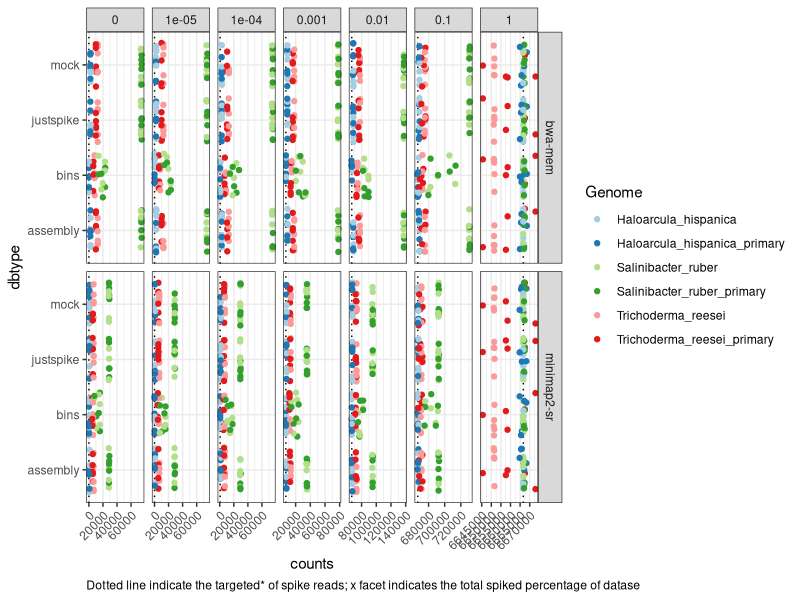
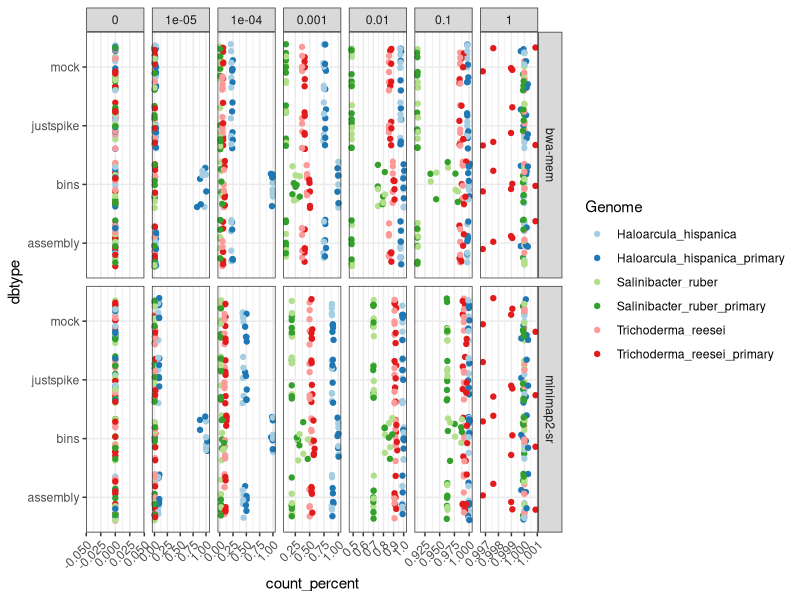

Write R code to recreate these figures, in order. (Note: this script raises an error after producing the figures.)
## ---- chunk 1
library(tidyverse)
library(patchwork)
theme_set(theme_bw())
## ---- chunk 2
#if (!file.exists("benchmarking/data_summary.tsv")) system("scp lilac:/data/brinkvd/users/watersn/spikequant/benchmarking/data_summary.tsv benchmarking/data_summary.tsv")
#if (!file.exists("benchmarking/results/merged_benchmarking_coverage.tsv")) system("scp lilac:/data/brinkvd/users/watersn/spikequant/benchmarking/results/merged_benchmarking_coverage.tsv benchmarking/results/merged_benchmarking_coverage.tsv")

spikes <- c("Haloarcula_hispanica", "Salinibacter_ruber", "Trichoderma_reesei")
spikes_pri <- c("Haloarcula_hispanica_primary", "Salinibacter_ruber_primary", "Trichoderma_reesei_primary" )
# read in the data summary to get the actual totals 
data_summary_most <- read.csv("benchmarking/data_summary.tsv", sep="\t") %>%
  #filter(!grepl("spike0.00000", file)) %>% 
  mutate(
    true_count=as.numeric(gsub(",", "", num_seqs)),
    sample=gsub(".*?_(\\d+_depth.*?_spike.*?)_.*", "\\1", file),
    Genome = gsub(".*?_(\\d+_depth.*?_spike.*?)_(.*).fasta.*", "\\2", file),
    is_spike =Genome %in% c(spikes, spikes_pri)
  ) %>% 
  group_by(sample,is_spike, Genome) %>% 
  summarize(true_count = sum(true_count)) %>%
  ungroup() %>%
  group_by(sample) %>% 
  mutate(total = sum(true_count)) %>%
  ungroup() %>% 
  filter( is_spike)%>% 
  select(sample, Genome, true_count, total) %>% 
  distinct()
# parse the ones lacking any spikes so we still have totals
# the left join with the dummy data makes the merging below more straightforward
data_summary_nospike <- read.csv("benchmarking/data_summary.tsv", sep="\t") %>% 
  filter(grepl("spike0.00000", file)) %>% 
  mutate(
    true_count=as.numeric(gsub(",", "", num_seqs)),
    sample=gsub(".*?_(\\d+_depth.*?_spike.*?)_.*", "\\1", file),
  ) %>% 
 group_by(sample) %>% 
  summarize(total = sum(true_count)) %>% ungroup() %>%
  mutate(true_count=0) %>% 
  left_join(data.frame(true_count=rep(0, length(spikes)), Genome=spikes), relationship= "many-to-many")

data_summary <- bind_rows(data_summary_most,data_summary_nospike) %>% 
  rename("genome_base" = "Genome")
# prepare the same summary but for the _primary ones

tmp <- read.csv("benchmarking/results/merged_benchmarking_coverage.tsv", sep="\t")  %>% 
  rename(rawsample=sample) %>%
  mutate(
    quantref=ifelse(grepl("allseqs", rawsample), "all", "primary"),
    sample=gsub("(.*?)_and.*", "\\1", rawsample),
    dbtype=gsub("(.*?)_and_(.*?)-.*", "\\2", rawsample),
    dbtype=ifelse(dbtype=="spike", "justspike", dbtype),
    aligner=gsub("(.*?)_via_(.*)", "\\2", rawsample),
    target=as.numeric(gsub(".*_spike(.*?)_and.*", "\\1", rawsample)),
    is_spike =Genome %in% c("Haloarcula_hispanica", "Salinibacter_ruber", "Trichoderma_reesei",
                            "Haloarcula_hispanica_primary", "Salinibacter_ruber_primary", "Trichoderma_reesei_primary" )
  ) %>%
  mutate(genome_base = gsub("_primary", "", Genome )) %>% 
  left_join(data_summary, by = c("sample", "genome_base")) %>% 
  group_by(genome_base) %>% 
  mutate(full_genome = max(Length)) %>% 
  ungroup() %>% 
  mutate(counts = (Read_Count * (full_genome/100000))/(Length/100000)) %>% 
  select(sample, dbtype, quantref, aligner, is_spike, target, Genome, Length, genome_base, full_genome, Read_Count, counts, true_count, total) %>% 
  mutate(count_deviation_percent = (counts-true_count)/(true_count)) %>% 
  mutate(count_percent = true_count/counts)

if (interactive()){
View(tmp %>% filter(is_spike) %>% filter(grepl("1_depth10000000_spike0.00000", sample), aligner == "bwa-mem", dbtype=="bins"))
View(tmp %>% filter(is_spike) %>% filter(grepl("1_depth10000000_spike0.10000", sample), aligner == "bwa-mem", dbtype=="bins"))
}
# ggplot(tmp %>% filter(is_spike) %>% 
# #         filter(quantref == "all") %>% 
# #         filter(dbtype != "bins") %>%
#          group_by(sample,target, dbtype, aligner, quantref) %>% 
#          summarize(perc = sum(Relative_Abundance_Perc) / 100,
#                    diff_from_target = perc-target[1]), aes(y=interaction(target, dbtype), x=diff_from_target, color=aligner)) +
#   geom_jitter(width=0) + 
# #  geom_vline(xintercept = as.numeric(gsub(".*_spike(.*)", "\\1", unique(tmp$sample))), linetype="dotted") +
#   facet_grid( quantref ~  .) + 
#   #scale_x_log10(limits = c(0.00001, 1)) + 
#   theme(axis.text.x = element_text(angle=45, hjust=1))

ggplot(tmp %>% filter(is_spike) %>%
         group_by(aligner, target) %>%
         mutate(xint = ifelse(row_number() == 1, true_count, NA)), aes(y=dbtype, x=counts, color=Genome)) +
  geom_vline(aes(xintercept = xint), color = "black", linetype = "dotted") + 
  geom_jitter(width=0) + 
  facet_grid( aligner ~  target, scales="free") + 
  theme(axis.text.x = element_text(angle=45, hjust=1),plot.caption = element_text(hjust = 0)
        ) + 
  scale_color_brewer(palette = "Paired")  +
  labs(caption="Dotted line indicate the targeted* of spike reads; x facet indicates the total spiked percentage of datase")


ggplot(tmp %>% filter(is_spike) %>% 
         filter(!is.infinite(count_percent)), aes(y=dbtype, x=count_percent, color=Genome)) +
  geom_jitter(width=0) + 
  facet_grid( aligner ~  target, scales="free") + 
  theme(axis.text.x = element_text(angle=45, hjust=1)) + scale_color_brewer(palette = "Paired")  

ggplot(tmp %>% filter(is_spike) %>% filter(target > 0), aes(y=target, x=counts_perc, color=dbtype)) +
  geom_jitter(width=0) + 
  facet_grid(~ genome_base, scales="free", space = "free") + 
  theme(axis.text.x = element_text(angle=45, hjust=1)) 

